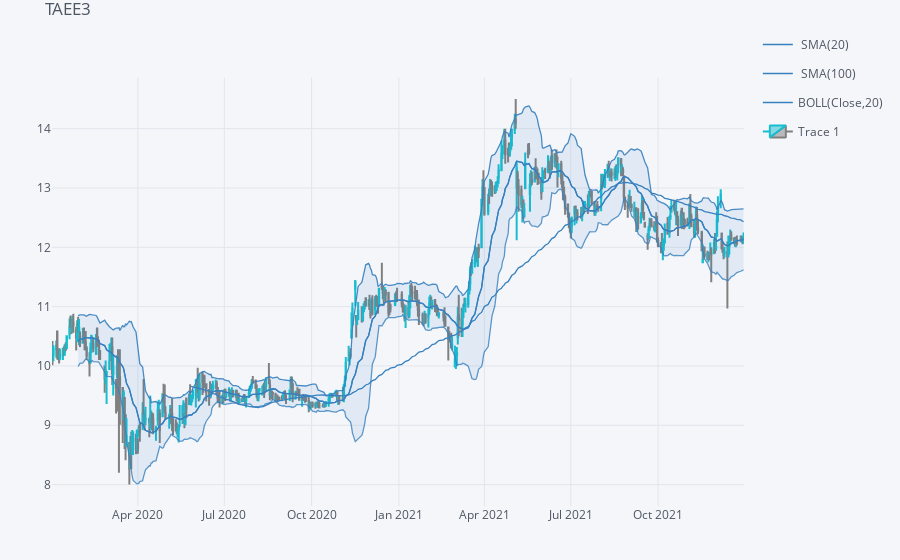

The cell this chart's notebook holds for it:
### Code cell
qf.iplot(title="TAEE3")

### Figure 1 — Plotly figure (JSON) as saved in the notebook; plotly's stock layout.template omitted (floating-point values rounded to 4 significant figures; data arrays with more than 128 entries replaced by an {"elided": "..."} marker saying what was removed)
{"data": [{"line": {"color": "rgba(55, 128, 191, 1.0)", "dash": "solid", "shape": "linear", "width": 1.3}, "mode": "lines", "name": " SMA(20)", "text": "", "type": "scatter", "x": {"elided": "495 str values"}, "y": {"elided": "495 mixed values"}, "yaxis": "y2"}, {"line": {"color": "rgba(55, 128, 191, 1.0)", "dash": "solid", "shape": "linear", "width": 1.3}, "mode": "lines", "name": " SMA(100)", "text": "", "type": "scatter", "x": {"elided": "495 str values"}, "y": {"elided": "495 mixed values"}, "yaxis": "y2"}, {"legendgroup": "BOLL(Close,20)", "line": {"color": "rgba(55, 128, 191, 1.0)", "dash": "solid", "shape": "linear", "width": 1.3}, "mode": "lines", "name": "BOLL(Close,20)", "showlegend": true, "text": "", "type": "scatter", "x": {"elided": "495 str values"}, "y": {"elided": "495 mixed values"}, "yaxis": "y2"}, {"legendgroup": "BOLL(Close,20)", "line": {"color": "rgba(55, 128, 191, 0.8999999999999999)", "dash": "solid", "shape": "linear", "width": 1.3}, "mode": "lines", "name": "UPPER(Close,20)", "showlegend": false, "text": "", "type": "scatter", "x": {"elided": "495 str values"}, "y": {"elided": "495 mixed values"}, "yaxis": "y2"}, {"fill": "tonexty", "fillcolor": "rgba(55, 128, 191, 0.1)", "legendgroup": "BOLL(Close,20)", "line": {"color": "rgba(55, 128, 191, 0.7999999999999998)", "dash": "solid", "shape": "linear", "width": 1.3}, "mode": "lines", "name": "LOWER(Close,20)", "showlegend": false, "text": "", "type": "scatter", "x": {"elided": "495 str values"}, "y": {"elided": "495 mixed values"}, "yaxis": "y2"}, {"close": {"elided": "495 float values"}, "decreasing": {"line": {"color": "#808080"}}, "high": {"elided": "495 float values"}, "increasing": {"line": {"color": "#17BECF"}}, "low": {"elided": "495 float values"}, "name": "Trace 1", "open": {"elided": "495 float values"}, "showlegend": true, "type": "candlestick", "x": {"elided": "495 str values"}, "yaxis": "y2"}], "layout": {"legend": {"bgcolor": "#F5F6F9", "font": {"color": "#4D5663"}}, "margin": {"b": 30, "l": 30, "r": 30, "t": 30}, "paper_bgcolor": "#F5F6F9", "plot_bgcolor": "#F5F6F9", "showlegend": true, "title": {"font": {"color": "#4D5663"}, "text": "TAEE3"}, "xaxis": {"anchor": "y2", "gridcolor": "#E1E5ED", "rangeselector": {"bgcolor": "rgba(150, 200, 250, 1)", "buttons": [{"count": 1, "label": "1m", "step": "month", "stepmode": "backward"}, {"count": 1, "label": "1y", "step": "year", "stepmode": "backward"}], "font": {"size": 13}, "visible": false, "x": 0, "y": 0.9}, "rangeslider": {"visible": false}, "showgrid": true, "tickfont": {"color": "#4D5663"}, "title": {"font": {"color": "#4D5663"}, "text": ""}, "zerolinecolor": "#E1E5ED"}, "yaxis": {"gridcolor": "#E1E5ED", "showgrid": true, "showticklabels": false, "tickfont": {"color": "#4D5663"}, "title": {"font": {"color": "#4D5663"}, "text": ""}, "zerolinecolor": "#E1E5ED"}, "yaxis2": {"domain": [0, 0.9], "gridcolor": "#E1E5ED", "showgrid": true, "tickfont": {"color": "#4D5663"}, "title": {"font": {"color": "#4D5663"}, "text": ""}, "zerolinecolor": "#E1E5ED"}}}
